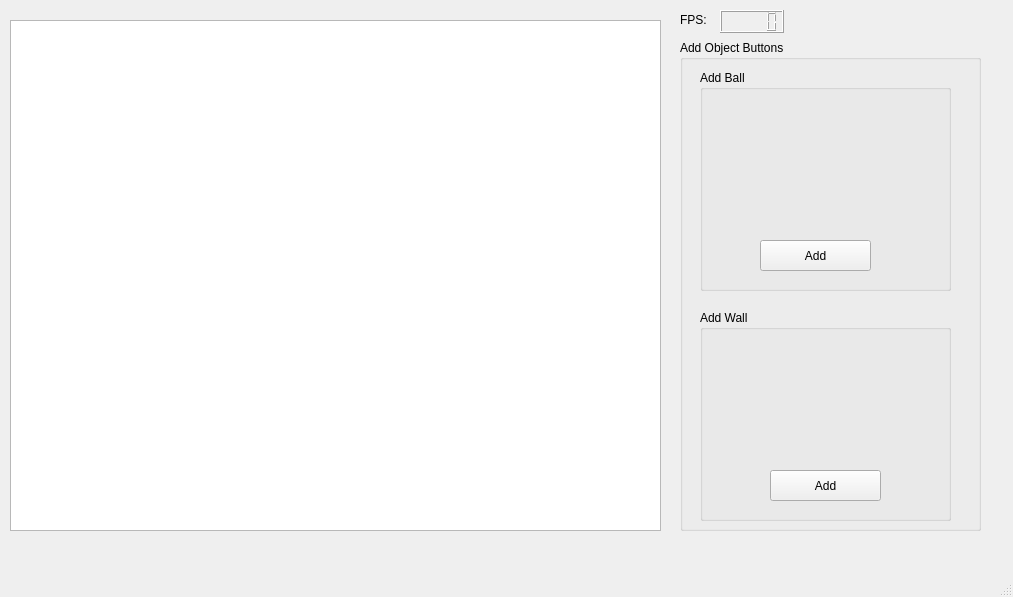
<?xml version="1.0" encoding="UTF-8"?>
<ui version="4.0">
 <class>MainWindow</class>
 <widget class="QMainWindow" name="MainWindow">
  <property name="geometry">
   <rect>
    <x>0</x>
    <y>0</y>
    <width>1013</width>
    <height>597</height>
   </rect>
  </property>
  <property name="windowTitle">
   <string>MainWindow</string>
  </property>
  <widget class="QWidget" name="centralwidget">
   <widget class="QGraphicsView" name="graphicsView">
    <property name="geometry">
     <rect>
      <x>10</x>
      <y>20</y>
      <width>651</width>
      <height>511</height>
     </rect>
    </property>
   </widget>
   <widget class="QGroupBox" name="groupBox">
    <property name="geometry">
     <rect>
      <x>680</x>
      <y>40</y>
      <width>301</width>
      <height>491</height>
     </rect>
    </property>
    <property name="title">
     <string>Add Object Buttons</string>
    </property>
    <widget class="QGroupBox" name="groupBox_2">
     <property name="geometry">
      <rect>
       <x>20</x>
       <y>30</y>
       <width>251</width>
       <height>221</height>
      </rect>
     </property>
     <property name="title">
      <string>Add Ball</string>
     </property>
     <widget class="QPushButton" name="ballAddBtn">
      <property name="geometry">
       <rect>
        <x>60</x>
        <y>170</y>
        <width>111</width>
        <height>31</height>
       </rect>
      </property>
      <property name="text">
       <string>Add</string>
      </property>
     </widget>
    </widget>
    <widget class="QGroupBox" name="groupBox_3">
     <property name="geometry">
      <rect>
       <x>20</x>
       <y>270</y>
       <width>251</width>
       <height>211</height>
      </rect>
     </property>
     <property name="title">
      <string>Add Wall</string>
     </property>
     <widget class="QPushButton" name="wallAddBtn">
      <property name="geometry">
       <rect>
        <x>70</x>
        <y>160</y>
        <width>111</width>
        <height>31</height>
       </rect>
      </property>
      <property name="text">
       <string>Add</string>
      </property>
     </widget>
    </widget>
   </widget>
   <widget class="QLabel" name="label">
    <property name="geometry">
     <rect>
      <x>680</x>
      <y>10</y>
      <width>41</width>
      <height>20</height>
     </rect>
    </property>
    <property name="text">
     <string>FPS: </string>
    </property>
   </widget>
   <widget class="QLCDNumber" name="fpsLCD">
    <property name="geometry">
     <rect>
      <x>720</x>
      <y>10</y>
      <width>64</width>
      <height>23</height>
     </rect>
    </property>
   </widget>
  </widget>
  <widget class="QMenuBar" name="menubar">
   <property name="geometry">
    <rect>
     <x>0</x>
     <y>0</y>
     <width>1013</width>
     <height>21</height>
    </rect>
   </property>
  </widget>
  <widget class="QStatusBar" name="statusbar"/>
 </widget>
 <resources/>
 <connections/>
</ui>
